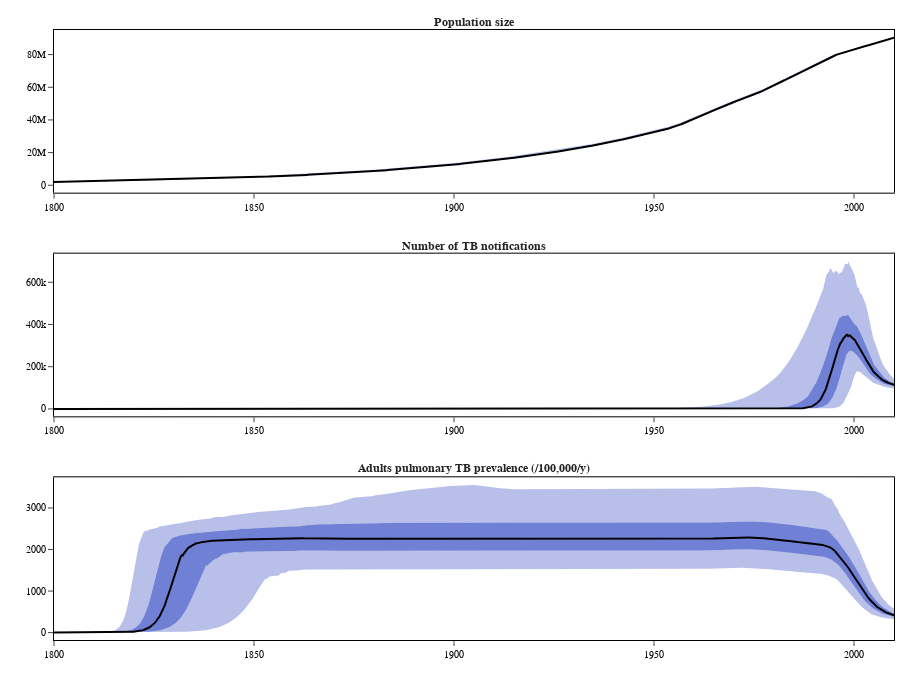

The code cell stored with this chart in its notebook:
### Code cell
target_plot_history

### Figure 1 — Plotly figure (JSON) as saved in the notebook; plotly's stock layout.template omitted (floating-point values rounded to 4 significant figures; data arrays with more than 128 entries replaced by an {"elided": "..."} marker saying what was removed)
{"data": [{"fill": "tonexty", "fillcolor": "rgba(0,30,180,0.0)", "line": {"width": 0}, "name": "0.025", "showlegend": false, "type": "scatter", "x": {"elided": "2101 float values"}, "xaxis": "x", "y": {"elided": "2101 float values"}, "yaxis": "y"}, {"fill": "tonexty", "fillcolor": "rgba(0,30,180,0.27999999999999997)", "line": {"width": 0}, "name": "0.25", "showlegend": false, "type": "scatter", "x": {"elided": "2101 float values"}, "xaxis": "x", "y": {"elided": "2101 float values"}, "yaxis": "y"}, {"fill": "tonexty", "fillcolor": "rgba(0,30,180,0.5599999999999999)", "line": {"width": 0}, "name": "0.5", "showlegend": false, "type": "scatter", "x": {"elided": "2101 float values"}, "xaxis": "x", "y": {"elided": "2101 float values"}, "yaxis": "y"}, {"fill": "tonexty", "fillcolor": "rgba(0,30,180,0.5599999999999999)", "line": {"width": 0}, "name": "0.75", "showlegend": false, "type": "scatter", "x": {"elided": "2101 float values"}, "xaxis": "x", "y": {"elided": "2101 float values"}, "yaxis": "y"}, {"fill": "tonexty", "fillcolor": "rgba(0,30,180,0.27999999999999997)", "line": {"width": 0}, "name": "0.975", "showlegend": false, "type": "scatter", "x": {"elided": "2101 float values"}, "xaxis": "x", "y": {"elided": "2101 float values"}, "yaxis": "y"}, {"line": {"color": "black"}, "name": "Median", "showlegend": false, "type": "scatter", "x": {"elided": "2101 float values"}, "xaxis": "x", "y": {"elided": "2101 float values"}, "yaxis": "y"}, {"marker": {"color": "red", "size": 4}, "mode": "markers", "name": "", "showlegend": false, "type": "scatter", "x": [], "xaxis": "x", "y": [], "yaxis": "y"}, {"fill": "tonexty", "fillcolor": "rgba(0,30,180,0.0)", "line": {"width": 0}, "name": "0.025", "showlegend": false, "type": "scatter", "x": {"elided": "2101 float values"}, "xaxis": "x2", "y": {"elided": "2101 float values"}, "yaxis": "y2"}, {"fill": "tonexty", "fillcolor": "rgba(0,30,180,0.27999999999999997)", "line": {"width": 0}, "name": "0.25", "showlegend": false, "type": "scatter", "x": {"elided": "2101 float values"}, "xaxis": "x2", "y": {"elided": "2101 float values"}, "yaxis": "y2"}, {"fill": "tonexty", "fillcolor": "rgba(0,30,180,0.5599999999999999)", "line": {"width": 0}, "name": "0.5", "showlegend": false, "type": "scatter", "x": {"elided": "2101 float values"}, "xaxis": "x2", "y": {"elided": "2101 float values"}, "yaxis": "y2"}, {"fill": "tonexty", "fillcolor": "rgba(0,30,180,0.5599999999999999)", "line": {"width": 0}, "name": "0.75", "showlegend": false, "type": "scatter", "x": {"elided": "2101 float values"}, "xaxis": "x2", "y": {"elided": "2101 float values"}, "yaxis": "y2"}, {"fill": "tonexty", "fillcolor": "rgba(0,30,180,0.27999999999999997)", "line": {"width": 0}, "name": "0.975", "showlegend": false, "type": "scatter", "x": {"elided": "2101 float values"}, "xaxis": "x2", "y": {"elided": "2101 float values"}, "yaxis": "y2"}, {"line": {"color": "black"}, "name": "Median", "showlegend": false, "type": "scatter", "x": {"elided": "2101 float values"}, "xaxis": "x2", "y": {"elided": "2101 float values"}, "yaxis": "y2"}, {"marker": {"color": "red", "size": 4}, "mode": "markers", "name": "", "showlegend": false, "type": "scatter", "x": [], "xaxis": "x2", "y": [], "yaxis": "y2"}, {"fill": "tonexty", "fillcolor": "rgba(0,30,180,0.0)", "line": {"width": 0}, "name": "0.025", "showlegend": false, "type": "scatter", "x": {"elided": "2101 float values"}, "xaxis": "x3", "y": {"elided": "2101 float values"}, "yaxis": "y3"}, {"fill": "tonexty", "fillcolor": "rgba(0,30,180,0.27999999999999997)", "line": {"width": 0}, "name": "0.25", "showlegend": false, "type": "scatter", "x": {"elided": "2101 float values"}, "xaxis": "x3", "y": {"elided": "2101 float values"}, "yaxis": "y3"}, {"fill": "tonexty", "fillcolor": "rgba(0,30,180,0.5599999999999999)", "line": {"width": 0}, "name": "0.5", "showlegend": false, "type": "scatter", "x": {"elided": "2101 float values"}, "xaxis": "x3", "y": {"elided": "2101 float values"}, "yaxis": "y3"}, {"fill": "tonexty", "fillcolor": "rgba(0,30,180,0.5599999999999999)", "line": {"width": 0}, "name": "0.75", "showlegend": false, "type": "scatter", "x": {"elided": "2101 float values"}, "xaxis": "x3", "y": {"elided": "2101 float values"}, "yaxis": "y3"}, {"fill": "tonexty", "fillcolor": "rgba(0,30,180,0.27999999999999997)", "line": {"width": 0}, "name": "0.975", "showlegend": false, "type": "scatter", "x": {"elided": "2101 float values"}, "xaxis": "x3", "y": {"elided": "2101 float values"}, "yaxis": "y3"}, {"line": {"color": "black"}, "name": "Median", "showlegend": false, "type": "scatter", "x": {"elided": "2101 float values"}, "xaxis": "x3", "y": {"elided": "2101 float values"}, "yaxis": "y3"}, {"error_y": {"array": [], "arrayminus": [], "color": "red", "symmetric": false, "thickness": 1, "type": "data", "width": 2}, "marker": {"color": "red", "size": 4}, "mode": "markers", "name": "", "showlegend": false, "type": "scatter", "x": [], "xaxis": "x3", "y": [], "yaxis": "y3"}], "layout": {"annotations": [{"font": {"size": 12}, "showarrow": false, "text": "<b>Population size</b>", "x": 0.5, "xanchor": "center", "xref": "paper", "y": 1, "yanchor": "bottom", "yref": "paper"}, {"font": {"size": 12}, "showarrow": false, "text": "<b>Number of TB notifications</b>", "x": 0.5, "xanchor": "center", "xref": "paper", "y": 0.6333, "yanchor": "bottom", "yref": "paper"}, {"font": {"size": 12}, "showarrow": false, "text": "<b>Adults pulmonary TB prevalence (/100,000/y)</b>", "x": 0.5, "xanchor": "center", "xref": "paper", "y": 0.2667, "yanchor": "bottom", "yref": "paper"}], "height": 680, "margin": {"b": 40, "l": 10, "r": 5, "t": 30}, "showlegend": false, "xaxis": {"anchor": "y", "domain": [0, 1], "dtick": 50, "range": [1800, 2010], "tick0": 1800, "tickmode": "linear", "title": {"text": ""}}, "xaxis2": {"anchor": "y2", "domain": [0, 1], "dtick": 50, "range": [1800, 2010], "tick0": 1800, "tickmode": "linear"}, "xaxis3": {"anchor": "y3", "domain": [0, 1], "dtick": 50, "range": [1800, 2010], "tick0": 1800, "tickmode": "linear"}, "yaxis": {"anchor": "x", "domain": [0.7333, 1], "range": [-4526000.0, 95050000.0], "title": {"text": ""}}, "yaxis2": {"anchor": "x2", "domain": [0.3667, 0.6333], "range": [-35010.0, 735300.0]}, "yaxis3": {"anchor": "x3", "domain": [0, 0.2667], "range": [-177.9, 3737.0]}}}
